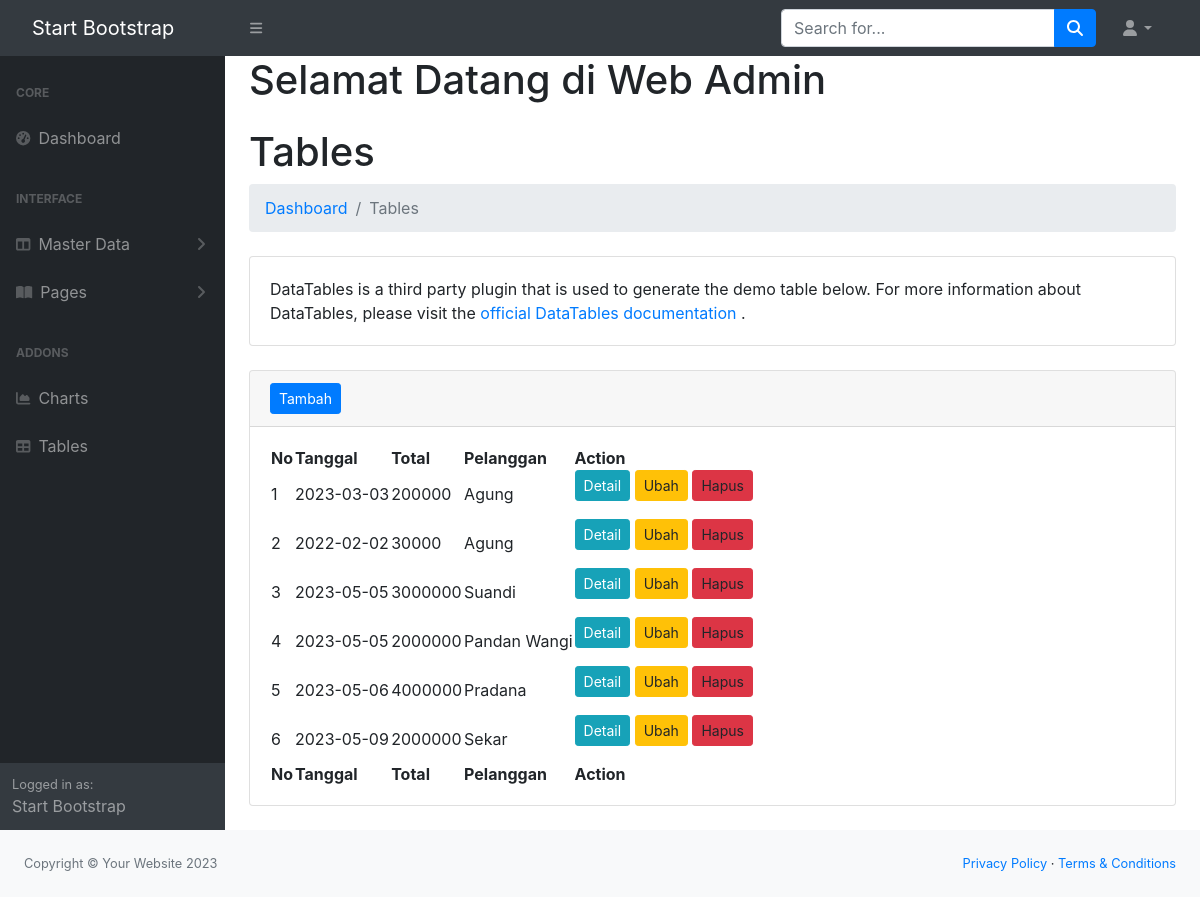
Page /admin/index.php?url=pesanan on the committed database.
### tables this page shows
CREATE TABLE `pesanan` (
  `id` int(11) NOT NULL,
  `tanggal` date DEFAULT NULL,
  `total` double DEFAULT NULL,
  `pelanggan_id` int(11) NOT NULL
);

CREATE TABLE `pelanggan` (
  `id` int(11) NOT NULL,
  `kode` varchar(10) DEFAULT NULL,
  `nama_pelanggan` varchar(50) DEFAULT NULL,
  `jk` char(1) DEFAULT NULL,
  `tmp_lahir` varchar(30) DEFAULT NULL,
  `tgl_lahir` date DEFAULT NULL,
  `email` varchar(30) DEFAULT NULL,
  `kartu_id` int(11) NOT NULL
);

### admin/models/Pesanan.php (called while the page is built, shortened)
<?php
class Pesanan {
 private $koneksi;
 public function __construct(){
    global $dbh;
    $this->koneksi = $dbh;
}
 public function dataPesanan(){
    $sql = "SELECT pesanan.*, pelanggan.nama_pelanggan as pelanggan FROM pesanan INNER JOIN
    pelanggan ON pelanggan.id = pesanan.pelanggan_id ";
    $ps = $this->koneksi->prepare($sql);
    $ps->execute();
    $rs = $ps->fetchAll();
    return $rs;
}
}
?>

### admin/pesanan.php (the view, shortened to what this page needs)
<?php
$model = new Pesanan();
$data_pesanan = $model->dataPesanan();
?>
                        <h1 class="mt-4">Tables</h1>
                        <ol class="breadcrumb mb-4">
                            <li class="breadcrumb-item"><a href="index.html">Dashboard</a></li>
                            <li class="breadcrumb-item active">Tables</li>
                        </ol>
                        <div class="card mb-4">
                            <div class="card-body">
                                DataTables is a third party plugin that is used to generate the demo table below. For more information about DataTables, please visit the
                                <a target="_blank" href="https://datatables.net/">official DataTables documentation</a>
                                .
                            </div>
                        </div>
                        <div class="card mb-4">
                            <div class="card-header">
                                <a href="index.php?url=pesanan_form" class="btn btn-primary btn-sm"> Tambah </a>
                            </div>
                            <div class="card-body">
                                <table id="datatablesSimple">
                                    <thead>
                                        <tr>
                                            <th>No</th>
                                            <th>Tanggal</th>
                                            <th>Total</th>
                                            <th>Pelanggan</th>
                                            <th>Action</th>
                                        </tr>
                                    </thead>
                                    <tfoot>
                                        <tr>
                                            <th>No</th>
                                            <th>Tanggal</th>
                                            <th>Total</th>
                                            <th>Pelanggan</th>
                                            <th>Action</th>
                                        </tr>
                                    </tfoot>
                                    <tbody>
                                        <?php
                                        $no = 1;
                                        foreach($data_pesanan as $row){
                                        ?>
                                        <tr>
                                            <td><?= $no ?></td>
                                            <td><?= $row['tanggal']?></td>
                                            <td><?= $row['total']?></td>
                                            <td><?= $row['pelanggan']?></td>
                                            <td>
                                                <form action="pesanan_controller.php" method="post">
                                                    <a class="btn btn-info btn-sm" href="index.php?url=pesanan_detail&id=<?= $row ['id'] ?>">Detail</a>
                                                    <a class="btn btn-warning btn-sm">Ubah</a>
                                                    <a class="btn btn-danger btn-sm">Hapus</a>
                                                </form>
                                            </td>
                                        </tr>
                                      <?php
                                        $no++;
                                    }
                                        ?>
                                    </tbody>
                                </table>
                            </div>
</div>
</div>

### rows in the picture
pesanan: tanggal "2023-03-03", total "200000", pelanggan.nama_pelanggan "Agung"
pesanan: tanggal "2022-02-02", total "30000", pelanggan.nama_pelanggan "Agung"
pesanan: tanggal "2023-05-05", total "3000000", pelanggan.nama_pelanggan "Suandi"
pesanan: tanggal "2023-05-05", total "2000000", pelanggan.nama_pelanggan "Pandan Wangi"
pesanan: tanggal "2023-05-06", total "4000000", pelanggan.nama_pelanggan "Pradana"
pesanan: tanggal "2023-05-09", total "2000000", pelanggan.nama_pelanggan "Sekar"
